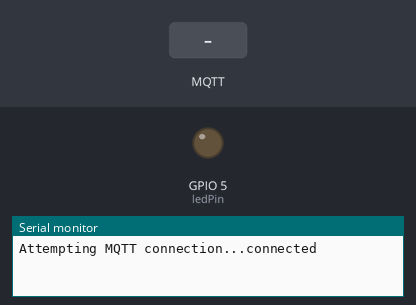
Bench run of a sketch on a simulated ESP8266 (Wemos D1 mini). On the bench: output pins drawn as LEDs (lit = HIGH), the last lines printed to the serial monitor. The inputs (shaded band) are chosen by the test bench. No MQTT or app messages arrive unless stated.

Above: at 6.2 s.
6.3 s: MQTT message "Sending 1..." arrives on the first subscribed topic
At 7.0 s:
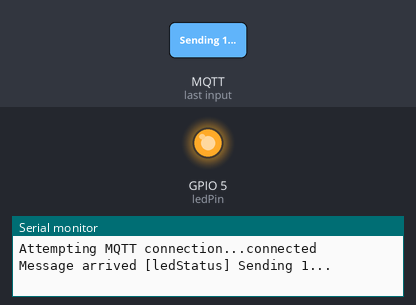
7.8 s: MQTT message "Sending 0..." arrives on the first subscribed topic
At 8.1 s:
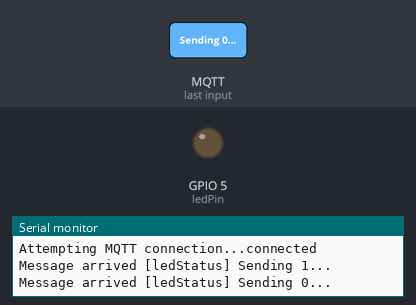
9.3 s: MQTT message "1" arrives on the first subscribed topic
At 10.5 s:
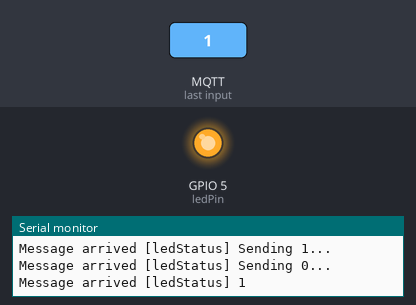
10.8 s: MQTT message "0" arrives on the first subscribed topic
At 11.6 s:
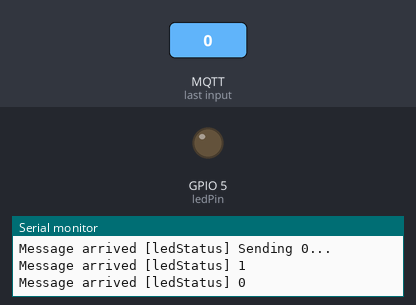
Timing chart, 0 to 13.3 s (numbered marks = the images above; inputs shaded):
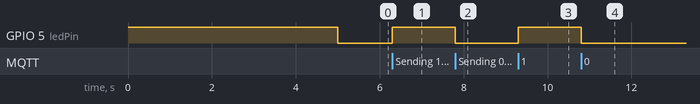

The sketch:

esp8266MQTTR3a.ino
```cpp
/*
 Basic ESP8266 MQTT example
 This sketch demonstrates the capabilities of the pubsub library in combination
 with the ESP8266 board/library.
 It connects to an MQTT server then:
  - publishes "hello world" to the topic "outTopic" every two seconds
  - subscribes to the topic "inTopic", printing out any messages
    it receives. NB - it assumes the received payloads are strings not binary
  - If the first character of the topic "inTopic" is an 1, switch ON the ESP Led,
    else switch it off
 It will reconnect to the server if the connection is lost using a blocking
 reconnect function. See the 'mqtt_reconnect_nonblocking' example for how to
 achieve the same result without blocking the main loop.
 To install the ESP8266 board, (using Arduino 1.6.4+):
  - Add the following 3rd party board manager under "File -> Preferences -> Additional Boards Manager URLs":
       http://arduino.esp8266.com/stable/package_esp8266com_index.json
  - Open the "Tools -> Board -> Board Manager" and click install for the ESP8266"
  - Select your ESP8266 in "Tools -> Board"

  Testing
  run manually as administrator
  c:\Program Files (x86)\mosquitto>mosquitto
  c:\Program Files (x86)\mosquitto>mosquitto_sub.exe
  c:\Program Files (x86)\mosquitto>mosquitto_pub.exe
  c:\Program Files (x86)\mosquitto>mosquitto_sub.exe -t "outTopic"
hello world #34
hello world #35
hello world #36

C:\Windows\system32>cd "c:\Program Files (x86)\mosquitto"

c:\Program Files (x86)\mosquitto>mosquitto_pub -t "inTopic" -m "HELLO WORLD!"

In Arduino IDE Serial Terminal
..
Message arrived [inTopic] HELLO WORLD!
Publish message: hello world #244
..

*/

//code write by Moz for YouTube changel logMaker360, 24-11-2016
//code belongs to this video: https://youtu.be/nAUUdbUkJEI

#include <EEPROM.h>
#include <ESP8266WiFi.h>
#include <PubSubClient.h>
#include <Wire.h>

// Connect to the WiFi
const char* ssid = "UPC0870375";                           //!!!!!!!!!!!!!!!!!!!!!
const char* password = "Ghnfdd6byuxp";                //!!!!!!!!!!!!!!!!!!!!!
const char* mqtt_server = "192.168.137.51/24"; //laptop 192.168.0.164
//const char* mqtt_server = "192.168.0.164";

WiFiClient espClient;
PubSubClient client(espClient);

const byte ledPin = 5; // digital pin 4 on a weMos D1 mini is next to ground so easy to stick a LED in.

void callback(char* topic, byte* payload, unsigned int length) {
 Serial.print("Message arrived [");
 Serial.print(topic);
 Serial.print("] ");
 for (int i=0;i<length;i++) {
  char receivedChar = (char)payload[i];
  Serial.print(receivedChar);
  if (receivedChar == '1')
  digitalWrite(ledPin, HIGH);
  if (receivedChar == '0')
   digitalWrite(ledPin, LOW);
  }
  Serial.println();
}


void reconnect() {
 // Loop until we're reconnected
 while (!client.connected()) {
 Serial.print("Attempting MQTT connection...");
 // Attempt to connect
 if (client.connect("ESP8266 Client")) {
  Serial.println("connected");
  // ... and subscribe to topic
  client.subscribe("ledStatus");
 } else {
  Serial.print("failed, rc=");
  Serial.print(client.state());
  Serial.println(" try again in 5 seconds");
  // Wait 5 seconds before retrying
  delay(5000);
  }
 }
}

void setup()
{
 Serial.begin(115200);

 client.setServer(mqtt_server, 1883);
 client.setCallback(callback);

 pinMode(ledPin, OUTPUT);
 digitalWrite(ledPin, HIGH);
 delay(5000);
 digitalWrite(ledPin, LOW);
}

void loop()
{
 if (!client.connected()) {
  reconnect();
 }
 client.loop();
}

/* Python code LEDblink.py
import paho.mqtt.publish as publish
import time

While True:
   print("Sending 1...")
   publish.single("ledStatus", "1", hostname="Your broker IP")
   time.sleep(6)
   print("Sending 0...")
   publish.single("ledStatus", "0", hostname="Your broker IP")
   time.sleep(3)

*/
```

Measured:
- after the input at 6.3 s, GPIO 5 (ledPin): LOW → HIGH at once
- after the input at 7.8 s, GPIO 5 (ledPin): HIGH → LOW at once
- after the input at 9.3 s, GPIO 5 (ledPin): LOW → HIGH at once
- after the input at 10.8 s, GPIO 5 (ledPin): HIGH → LOW at once
